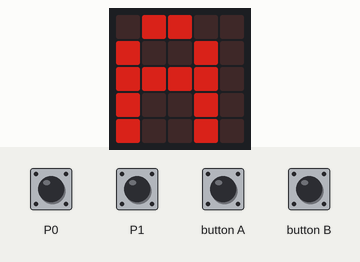
Bench run of a program on a simulated BBC micro:bit running MicroPython. On the bench: the board's 5×5 LED display. The inputs (shaded band) are chosen by the test bench. Dim RGB values are drawn brighter than linear.

Above: at 1.2 s.
1.3 s: touch pin P0 pressed for 0.15 s
At 2.5 s:
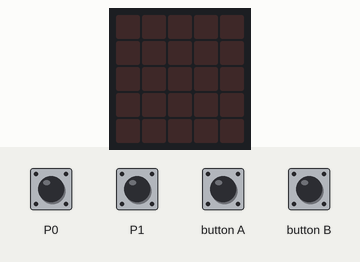
2.9 s: touch pin P1 pressed for 0.15 s
At 3.7 s:
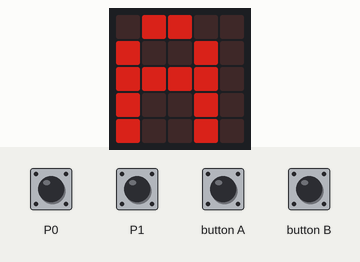
4.5 s: button A pressed for 0.15 s
At 5.0 s:
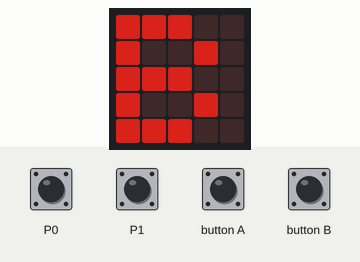
6.1 s: button A pressed for 1 s
At 7.3 s:
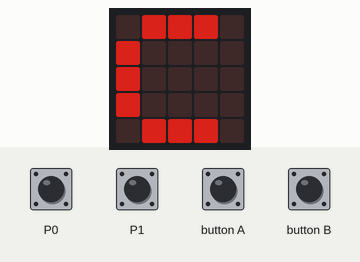
8.6 s: button A pressed for 0.15 s
At 9.2 s:
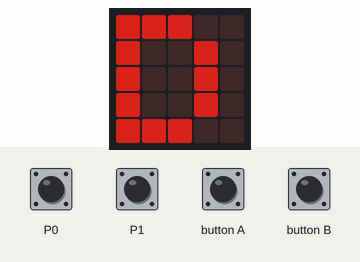
10.2 s: button A pressed for 0.15 s
At 10.5 s:
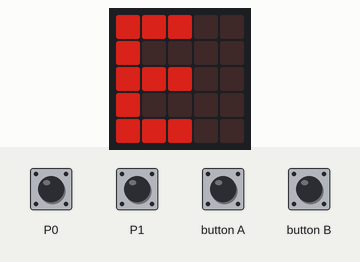
Timing chart, 0 to 12.8 s (numbered marks = the images above; inputs shaded):
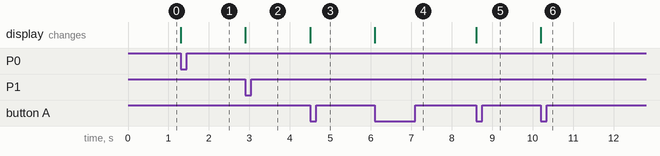

The program:

Pixel_Art_storage.py
```python
from microbit import *

letter = 1

A = Image("05500:50050:55550:50050:50050")
B = Image("55500:50050:55500:50050:55500")
C = Image("05550:50000:50000:50000:05550")
D = Image("55500:50050:50050:50050:55500")
E = Image("55500:50000:55500:50000:55500")
F = Image("55500:50000:55500:50000:50000")
G = Image("05550:50000:50055:50005:05550")
H = Image("50050:50050:55550:50050:50050")
I = Image("55500:05000:05000:05000:55500")
J = Image("55555:00050:00050:50050:05500")
K = Image("50050:50500:55000:50500:50050")
L = Image("50000:50000:50000:50000:55550")
M = Image("50005:55055:50505:50005:50005")
N = Image("50005:55005:50505:50055:50005")
O = Image("05500:50050:50050:50050:05500")
P = Image("55500:50050:55500:50000:50000")
Q = Image("05500:50050:50050:05500:00550")
R = Image("55500:50050:55500:50050:50005")
S = Image("05550:50000:05500:00050:55500")
T = Image("55555:00500:00500:00500:00500")
U = Image("50050:50050:50050:50050:05500")
V = Image("50005:50005:50005:05050:00500")
W = Image("50005:50005:50505:55055:50005")
X = Image("50050:50050:05500:50050:50050")
Y = Image("50005:05050:00500:00500:00500")
Z = Image("55550:00500:05000:50000:55550")

while True:

    if pin0.is_touched():
        display.off()

    if pin1.is_touched():
        display.on()

    if button_a.was_pressed():
        letter = letter + 1

    if button_b.was_pressed():
        letter = letter - 1

    if letter == 1:
        display.show(A)

    if letter == 2:
        display.show(B)

    if letter == 3:
        display.show(C)

    if letter == 4:
        display.show(D)

    if letter == 5:
        display.show(E)

    if letter == 6:
        display.show(F)

    if letter == 7:
        display.show(G)

    if letter == 8:
        display.show(H)

    if letter == 9:
        display.show(I)

    if letter == 10:
        display.show(J)

    if letter == 11:
        display.show(K)

    if letter == 12:
        display.show(L)

    if letter == 13:
        display.show(M)

    if letter == 14:
        display.show(N)

    if letter == 15:
        display.show(O)

    if letter == 16:
        display.show(P)

    if letter == 17:
        display.show(Q)

    if letter == 18:
        display.show(R)

    if letter == 19:
        display.show(S)

    if letter == 20:
        display.show(T)

    if letter == 21:
        display.show(U)

    if letter == 22:
        display.show(V)

    if letter == 23:
        display.show(W)

    if letter == 24:
        display.show(X)

    if letter == 25:
        display.show(Y)

    if letter == 26:
        display.show(Z)

    if letter == 26 and button_a.is_pressed():
        letter = 0

    if letter == 1 and button_b.is_pressed():
        letter = 27
```

Measured:
- after the input at 1.3 s, the display: changes at once (image 1)
- after the input at 2.9 s, the display: changes at once (image 2)
- after the input at 4.5 s, the display: changes at once (image 3)
- after the input at 6.1 s, the display: changes at once (image 4)
- after the input at 8.6 s, the display: changes at once (image 5)
- after the input at 10.2 s, the display: changes at once (image 6)
